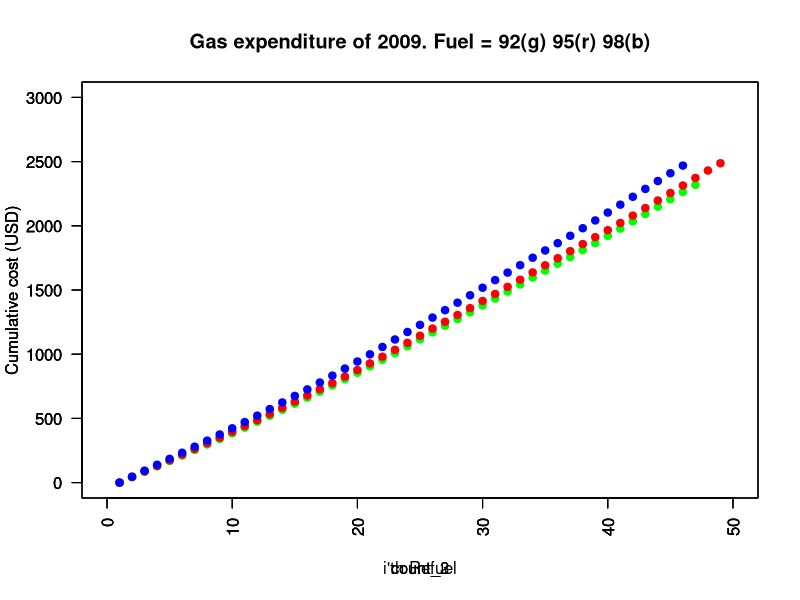

Write the R code that produced this figure.
## ---- chunk 1
knitr::opts_chunk$set(echo = TRUE)
## ---- chunk 2
library(readxl) # parsing excel
library(lubridate) # dates/months/years addition made easy
mydata <- read_excel("CPC_data_short.xlsx")

X_VALUE = 10
Y_VALUE = 30
Z_VALUE = 40

assign_fuel_type <- function(fuel_type) { # identity fuel type (92/95/98)
  dummy_var = 0
  if (fuel_type == 92) {dummy_var = 2}
  else if (fuel_type == 95) {dummy_var = 3}
  else if (fuel_type == 98) {dummy_var = 4}
  else {
    print("please enter either 92, 95, or 98")
    return()
  }
  return(dummy_var)
}

lose_fuel <- function() { # everyday lose fuel ~ normal
  SD = 5
  lost = rnorm(1, X_VALUE, SD) #generate x ~ N(mean, SD)
  
  if (lost < 0) {
    lost = 0
  }
  return(lost)
}

control <- function(fuel_type, table) {
  # fuel_type = 92, 95, or 98

  which_column = assign_fuel_type(fuel_type)
  my_price_list = table[[which_column]]
  my_date_list = table[[1]]
  
  current_date = ymd(my_date_list[1]) 
  current_price = my_price_list[1]
  my_price_list <- my_price_list[-1] #delete first element 
  my_date_list <- my_date_list[-1] #delete first element 
  last_day = ymd(my_date_list[length(my_date_list)])
  
  total_expense = 0 # keep track of total money spent
  expense_list <- list(total_expense) # keeps track of marginal expense
  current_fuel = 100
  
  while (current_date != last_day) {
    if(current_fuel < Y_VALUE) { # refuel when necessary
      total_expense = total_expense + 57.0 * current_price #57 liters ~ 15 gallons ~ approx gas tank size, where 1USD = 30NT.
      expense_list <- append(expense_list, total_expense / 30.0)
      current_fuel = 100
    }
    
    current_fuel = current_fuel - lose_fuel()
    current_date = current_date + ddays(1)
    
    #check if today needs price adjustments. Remember to watch out for NA.
    if (current_date == ymd(my_date_list[1])) { 
      my_date_list <- my_date_list[-1]
      if (!is.na(my_price_list[1])) {
        current_price = my_price_list[1]
      }
      my_price_list <- my_price_list[-1] 
    }
  }
  return(expense_list)
}


test_group <- function(fuel_type, table) {
  # fuel_type = 92, 95, or 98

  which_column = assign_fuel_type(fuel_type)
  my_price_list = table[[which_column]]
  my_date_list = table[[1]]
  
  current_date = ymd(my_date_list[1]) 
  current_price = my_price_list[1]
  my_price_list <- my_price_list[-1] #delete first element 
  my_date_list <- my_date_list[-1] #delete first element 
  last_day = ymd(my_date_list[length(my_date_list)])
  
  total_expense = 0 # keep track of total money spent
  expense_list <- list(total_expense) # keeps track of marginal expense
  current_fuel = 100
  
  while (current_date != last_day) {
    if(current_fuel < Y_VALUE) { # refuel when necessary
      total_expense = total_expense + 57.0 * current_price #57 liters ~ 15 gallons ~ approx gas tank size, where 1USD = 30NT.
      expense_list <- append(expense_list, total_expense / 30.0)
      current_fuel = 100
    }
    
    current_fuel = current_fuel - lose_fuel()
    current_date = current_date + ddays(1)
    
    #check if today needs price adjustments. Remember to watch out for NA.
    if (current_date == ymd(my_date_list[1])) { 
      my_date_list <- my_date_list[-1]
      if (!is.na(my_price_list[1])) {
        current_price = my_price_list[1]
      }
      my_price_list <- my_price_list[-1] 
    }
  }
  return(expense_list)
}


test_1 = control(92, mydata)
number_1 = length(test_1)
count_1 = 1:number_1
plot(count_1, test_1, col="green", las = 2, xlim = c(0, 50), ylim = c(0, 3000), main = "Gas expenditure of 2009. Fuel = 92(g) 95(r) 98(b)", xlab="i'th Refuel", ylab="Cumulative cost (USD)", pch=19)

test_2 = control(95, mydata)
number_2 = length(test_2)
count_2 = 1:number_2
par(new=TRUE) #plots the second graph on top of first graph
plot(count_2, test_2, col="red", las = 2, xlim = c(0, 50), ylim = c(0, 3000), ylab="Cumulative cost (USD)", pch=19)

test_3 = control(98, mydata)
number_3 = length(test_3)
count_3 = 1:number_3
par(new=TRUE) #plots the second graph on top of first graph
plot(count_3, test_3, col="blue", las = 2, xlim = c(0, 50), ylim = c(0, 3000), ylab="Cumulative cost (USD)", pch=19)

